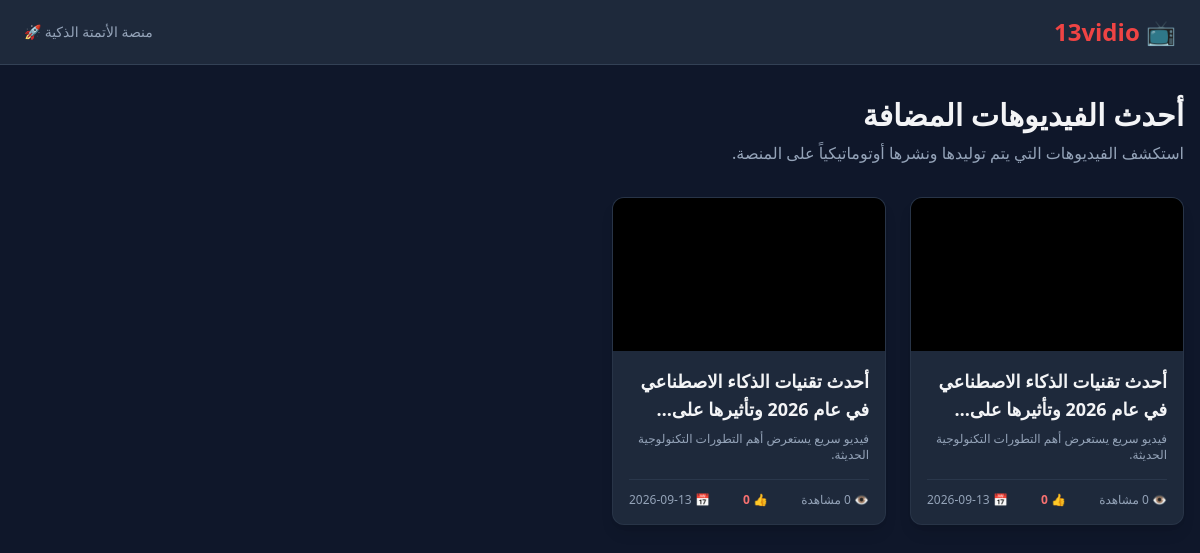
Before: / with the older database file.
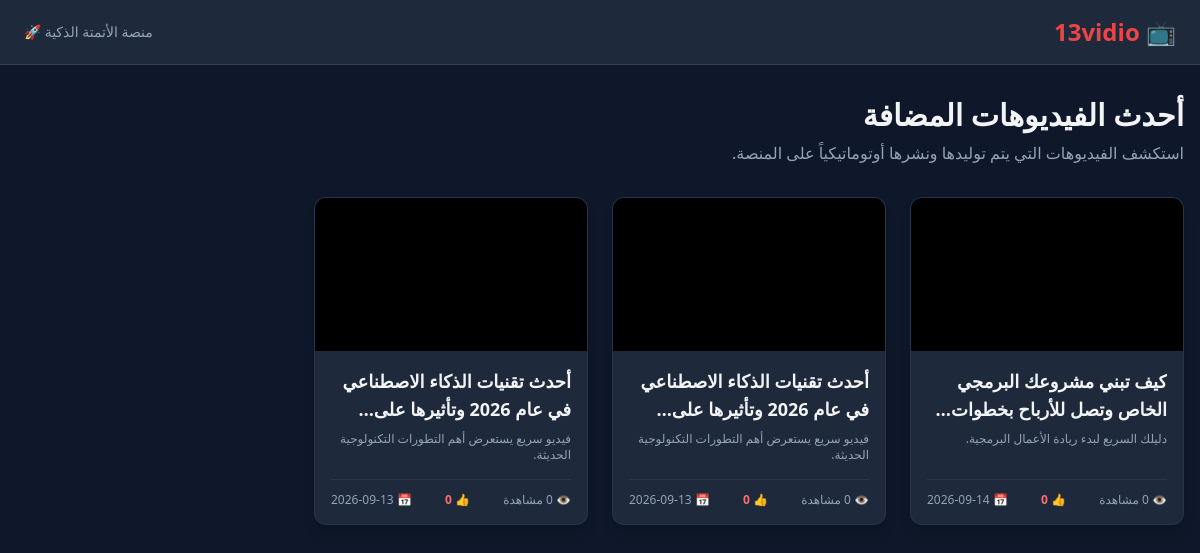
After: the same page with the newer database file.
### app.py (models this page shows)
class Video(db.Model):
  id = db.Column(db.Integer, primary_key=True)
  title = db.Column(db.String(200), nullable=False)
  description = db.Column(db.Text, nullable=True)
  video_url = db.Column(db.String(500), nullable=False)  # رابط الفيديو أو ملفه
  thumbnail_url = db.Column(
      db.String(500), nullable=True
  )  # صورة مصغرة للفيديو
  views = db.Column(db.Integer, default=0)
  likes = db.Column(db.Integer, default=0)
  created_at = db.Column(db.DateTime, default=datetime.utcnow)
  comments = db.relationship(
      "Comment", backref="video", lazy=True, cascade="all, delete-orphan"
  )

### app.py (the view)
@app.route("/")
def index():
  videos = Video.query.order_by(Video.created_at.desc()).all()
  return render_template("index.html", videos=videos)

### templates/index.html (shortened to what this page needs)
<!DOCTYPE html>
<html lang="ar" dir="rtl">
<head>
    <script src="https://cdn.tailwindcss.com"></script>
</head>
<body class="bg-slate-900 text-gray-100 min-h-screen">
    <nav class="bg-slate-800 border-b border-slate-700 px-6 py-4 flex justify-between items-center sticky top-0 z-50">
        <a href="{{ url_for('index') }}" class="text-2xl font-extrabold text-red-500 flex items-center gap-2">
            📺 13vidio
        </a>
        <div class="text-sm text-slate-400">
            منصة الأتمتة الذكية 🚀
        </div>
    </nav>
    <main class="max-w-7xl mx-auto px-4 py-8">
        <div class="mb-8">
            <h1 class="text-3xl font-bold mb-2">أحدث الفيديوهات المضافة</h1>
            <p class="text-slate-400">استكشف الفيديوهات التي يتم توليدها ونشرها أوتوماتيكياً على المنصة.</p>
        </div>
        <div class="grid grid-cols-1 sm:grid-cols-2 md:grid-cols-3 lg:grid-cols-4 gap-6">
            {% for video in videos %}
            <div class="bg-slate-800 rounded-xl overflow-hidden shadow-lg border border-slate-700/50 hover:border-red-500/50 transition duration-300 flex flex-col">
                <a href="{{ url_for('watch_video', video_id=video.id) }}" class="block aspect-video bg-black relative group">
                </a>
                <div class="p-4 flex flex-col flex-grow justify-between">
                    <div>
                        <a href="{{ url_for('watch_video', video_id=video.id) }}">
                            <h2 class="font-bold text-lg mb-2 line-clamp-2 hover:text-red-400 transition">{{ video.title }}</h2>
                        </a>
                        <p class="text-slate-400 text-xs line-clamp-2 mb-4">{{ video.description or "لا يوجد وصف." }}</p>
                    </div>
                    <div class="pt-3 border-t border-slate-700/60 flex justify-between items-center text-xs text-slate-400">
                        <span>👁️ {{ video.views }} مشاهدة</span>
                        <span class="text-red-400 font-semibold">👍 {{ video.likes }}</span>
                        <span>📅 {{ video.created_at.strftime('%Y-%m-%d') }}</span>
                    </div>
                </div>
            </div>
            {% else %}
            <div class="col-span-full text-center py-20 bg-slate-800/50 rounded-2xl border border-slate-800">
                <p class="text-xl text-slate-400 mb-2">لا توجد فيديوهات مضافة حتى الآن!</p>
                <p class="text-sm text-slate-500">قم بتشغيل أداة الأتمتة على جيت هب لتوليد أول فيديو.</p>
            </div>
            {% endfor %}
        </div>
    </main>
</body>
</html>

Changed rows visible on the page:
added Video: title "كيف تبني مشروعك البرمجي الخاص وتصل للأرباح…", description "دليلك السريع لبدء ريادة الأعمال البرمجية.", views "0", likes "0", created_at "2026-09-14"
